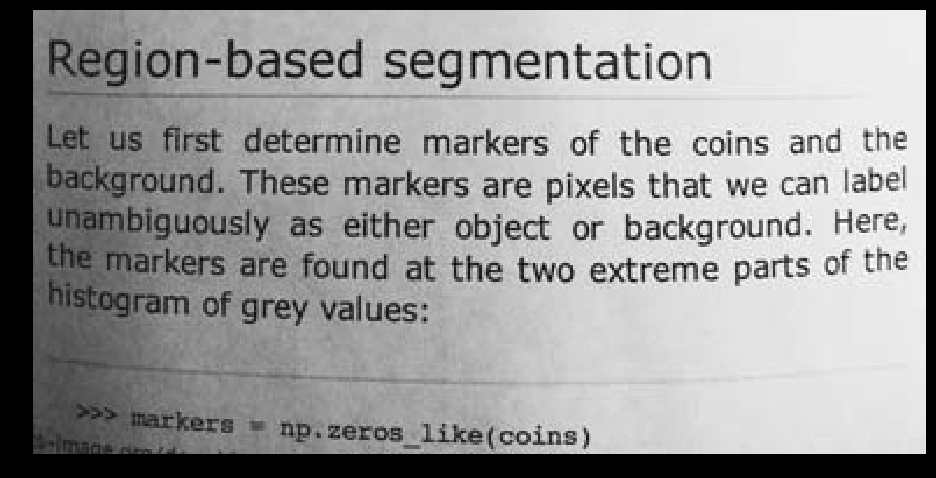
#> input picture third_lesson/text.png, 936 x 478 px
$ python sauvola.py
#> lines starting #> are read from the running program, lines starting #| are printed output that depends on the picture; after the words box and inside, x2 and y2 are one past the last pixel; in counts of white or black regions, pixels touching at a corner belong together
import math

import cv2
import numpy as np


def calculate_s(image):
    height, width = image.shape
    s1 = np.zeros((height, width))
    s2 = np.zeros((height, width))
    for i in range(height):
        for j in range(width):
            s1_x, s2_x = 0, 0
            s1_y, s2_y = 0, 0
            s1_x_y, s2_x_y = 0, 0
            if i - 1 >= 0:
                s1_x = s1[i - 1][j]
                s2_x = s2[i - 1][j]
            if j - 1 >= 0:
                s1_y = s1[i][j - 1]
                s2_y = s2[i][j - 1]
            if i - 1 >= 0 and j - 1 >= 0:
                s1_x_y = s1[i - 1][j - 1]
                s2_x_y = s2[i - 1][j - 1]
            current_pixel = int(image[i][j])
            s1[i][j] = current_pixel + s1_x + s1_y - s1_x_y
            s2[i][j] = current_pixel * current_pixel + s2_x + s2_y - s2_x_y
    return s1, s2


def calculate_sum(s, i1, j1, i2, j2):
    s_i = 0
    s_j = 0
    s_i_j = 0
    if i1 - 1 >= 0:
        s_i = s[i1 - 1][j2]
    if j1 - 1 >= 0:
        s_j = s[i2][j1 - 1]
    if i1 - 1 >= 0 and j1 - 1 >= 0:
        s_i_j = s[i1 - 1][j1 - 1]
    return s_i_j + s[i2][j2] - s_i - s_j


def threshold(image, thresh, i1, j1, i2, j2):
    for i in range(i1, i2):
        for j in range(j1, j2):
            if image[i][j] >= thresh:
                image[i][j] = 255
            else:
                image[i][j] = 0


def show_image(*images):
    for i, image in enumerate(images):
        cv2.namedWindow(str(i), cv2.WINDOW_NORMAL)
        cv2.imshow(str(i), image)
    while True:
        key = cv2.waitKey(0)
        if key == 27:
            cv2.destroyAllWindows()
            break


def main():
    r = 128
    k = 0.2
    w = 25

    original_image = cv2.imread('text.png')
#> original_image is the input picture: shape (478, 936, 3); min 0, max 255, mean 151.9

    grayscale_image = cv2.cvtColor(original_image, cv2.COLOR_BGR2GRAY)

    height, width = grayscale_image.shape
#> height = 478; width = 936

    s1, s2 = calculate_s(grayscale_image)
#> after the loop in calculate_s, `for i in range(height):`:
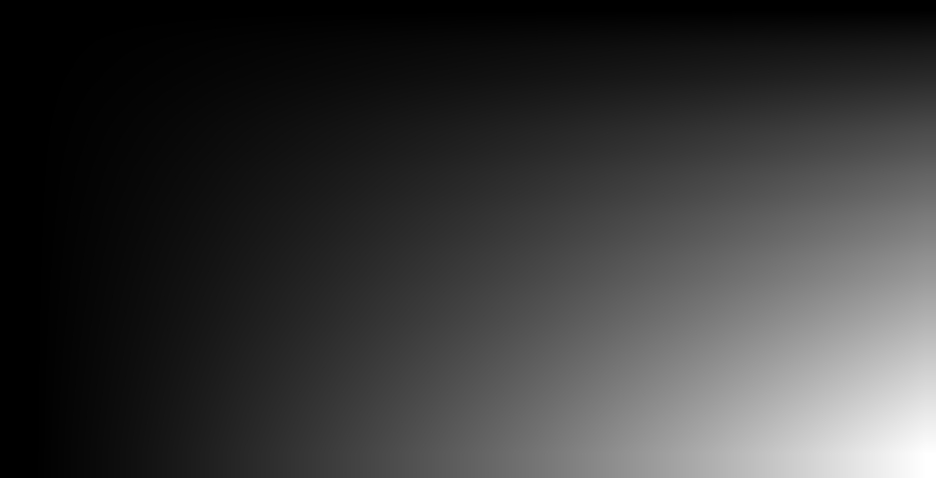
#> s1: shape (478, 936) float64; min 0, max 67950013, mean 15186869.2; drawn with min black and max white

    for i in range(0, height, w):
        for j in range(0, width, w):
            n, m = w, w

            if i + w > height:
                i2 = height
                n = height - i
            else:
                i2 = i + w
            if j + w > width:
                j2 = width
                m = width - j
            else:
                j2 = j + w

            mean = calculate_sum(s1, i, j, i2 - 1, j2 - 1) / n / m

            variance = calculate_sum(s2, i, j, i2 - 1, j2 - 1) / n / m - mean * mean

            t = mean * (1 + k * (math.sqrt(variance) / r - 1))

            threshold(grayscale_image, t, i, j, i2, j2)
#> this loop made 20 passes
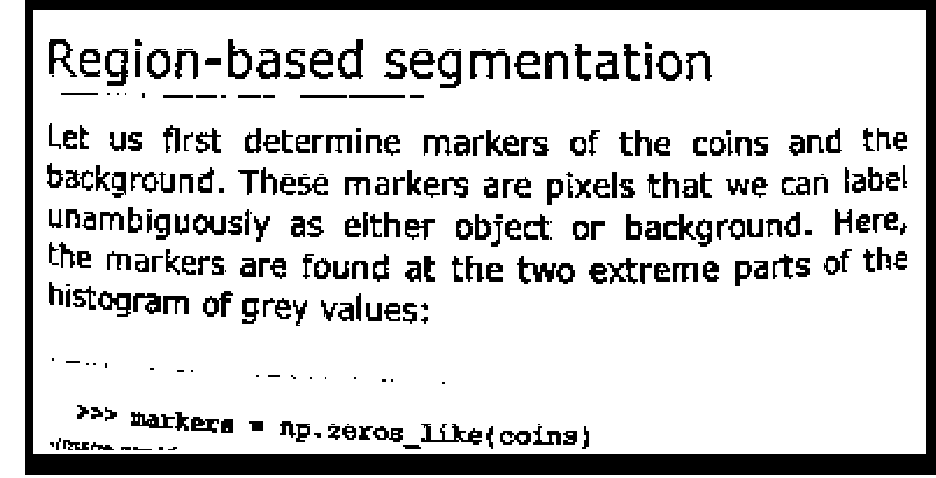
#> grayscale_image: shape (478, 936); 81.5% white; 293 black regions (46 under 20 px), largest, box (x1, y1, x2, y2) and area: (25, 0, 936, 475) 36233, (470, 51, 510, 79) 527, (421, 424, 482, 445) 489

    show_image(grayscale_image)
#> the loop in show_image, `for i, image in enumerate(images):` made 1 pass
#> (key Esc is pressed here)


main()
